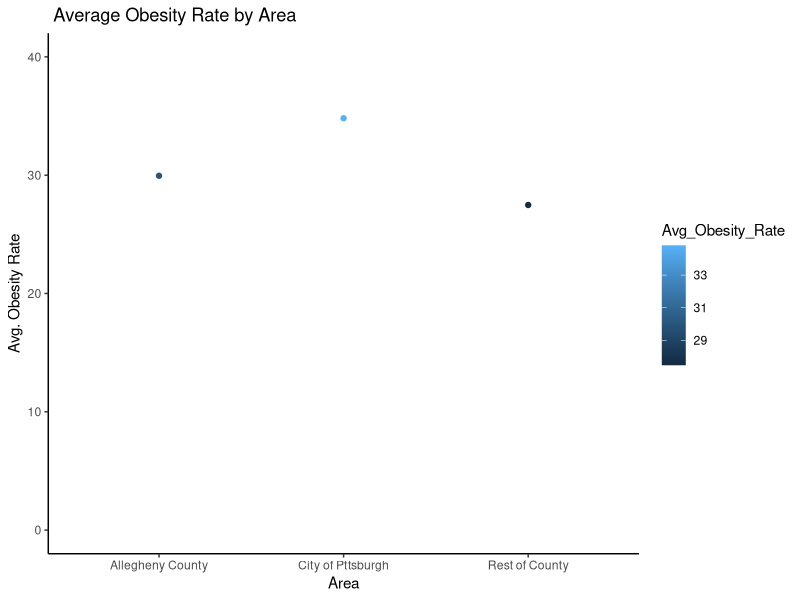
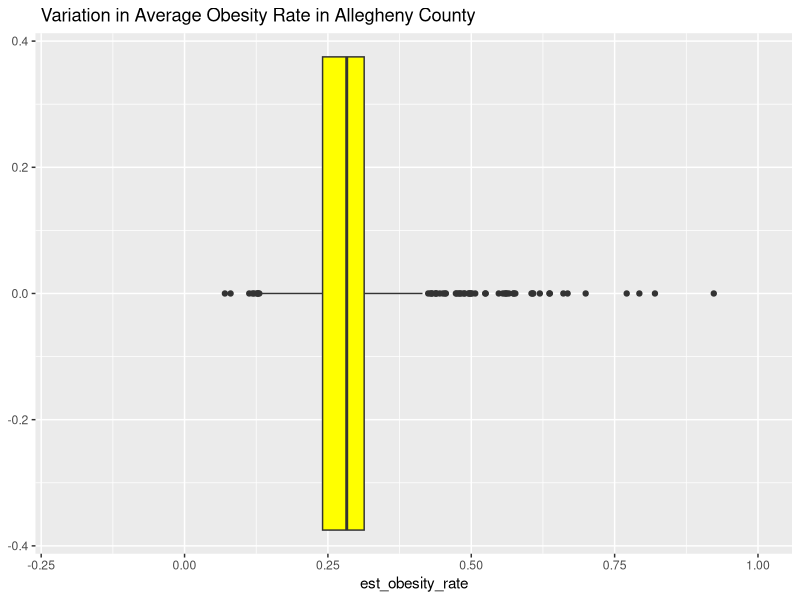
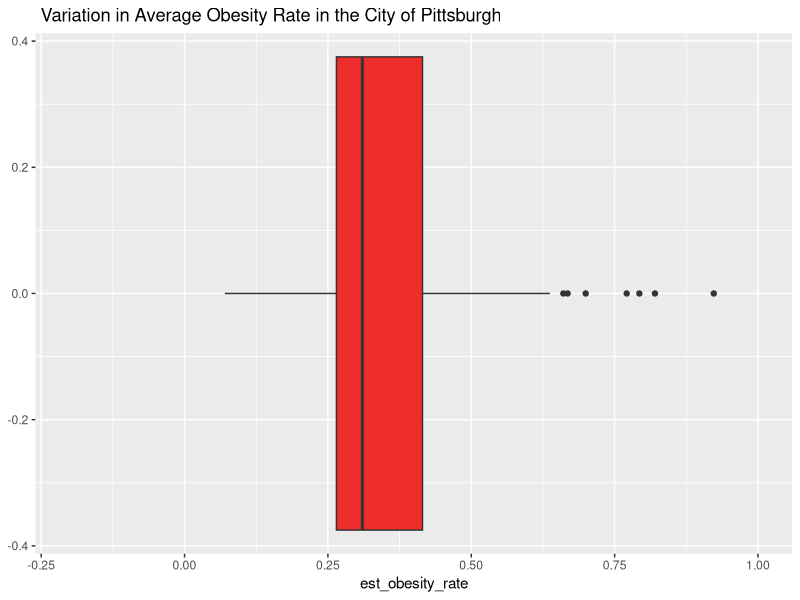
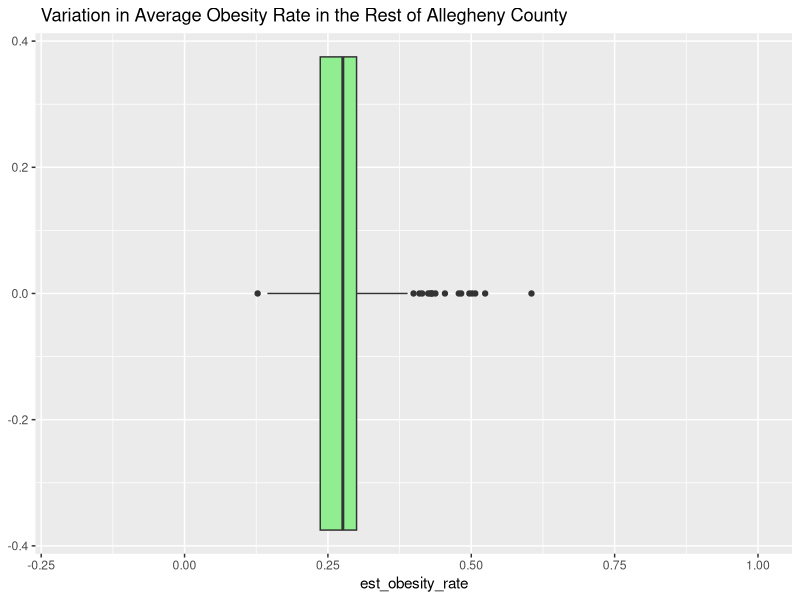
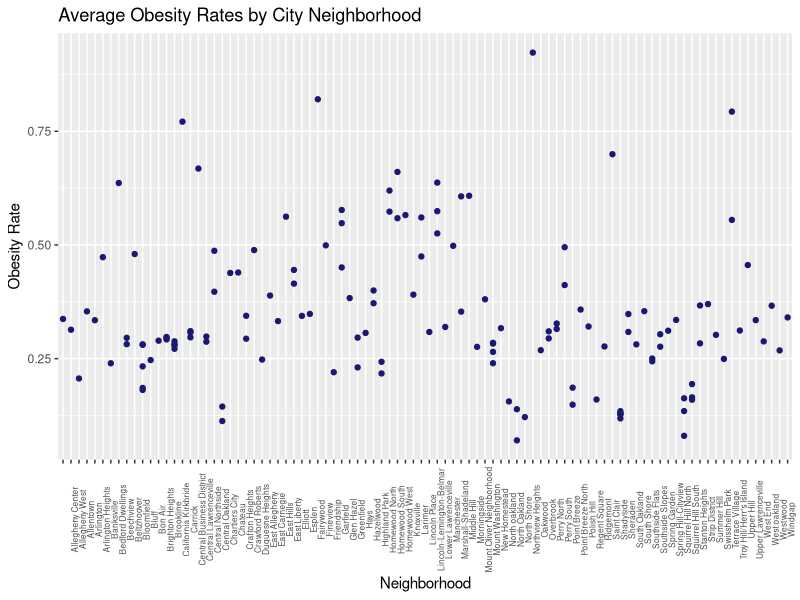
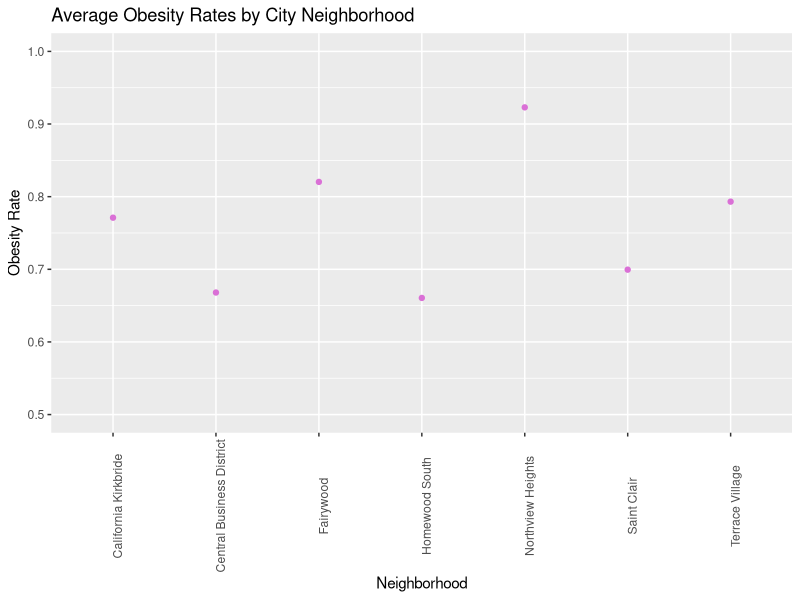

Write the R code that produced these figures, in order.
## ---- chunk 1
knitr::opts_chunk$set(echo = TRUE)
## ---- chunk 2
# import libraries for future use
library(stringr)
library(ggplot2)
## ---- chunk 3

# read in csv 
obesity <- read.csv("obesity_rate.csv", stringsAsFactors=FALSE)
head(obesity)
## ---- chunk 4
obesity_rate <- obesity$est_obesity_rate

# call statistical methods and mulitiply by 100 to get rate
overall_mean <- mean(obesity_rate)*100
overall_median <- median(obesity_rate)*100
overall_max <- max(obesity_rate)*100
overall_min <- min(obesity_rate)*100

cat("The average obesity rate in Allgheny County is: ", overall_mean, "%.", '\n', sep ="")
cat("The median obesity rate in Allegheny Count is ", overall_median, "%.", '\n', sep ="")
cat("The highest obesity rate within the county is ", overall_max, "% while the lowest is ", overall_min, "%.", '\n', sep ="")
## ---- chunk 5

# create a TF vector that searches for rows where Pittsburgh is the municipality
pittsburgh_tf <- str_detect(obesity$municipality, "Pittsburgh")
pitt_df <- obesity[pittsburgh_tf, ] # apply TF vectdor to overall datset

head(pitt_df) # we now have a dataset that's just the city of Pittsburgh 

pitt_obesity <- pitt_df$est_obesity_rate # create vector 

## ---- chunk 6
pitt_mean <- mean(pitt_obesity)*100
pitt_med <- median(pitt_obesity)*100
pitt_max <- max(pitt_obesity)*100
pitt_min <- min(pitt_obesity)*100 

cat("The average obesity rate in Pittsburgh is ", pitt_mean, "%.", '\n', sep ="")
cat("The median obesity rate in Pittsburgh is ", pitt_med, "%.", '\n', sep ="")
cat("The highest obesity rate within the city is ", pitt_max, "%, while the lowest is ", pitt_min, "%.", '\n', sep ="")


## ---- chunk 7

# create a TF vector to filter out all the municipalities outside the city
not_pitt <- obesity$is_pittsburgh == 0

# apply TF vector to dataframe and create new df
rest_of_county <- obesity[not_pitt, ]
head(rest_of_county)

roc_obesity <- rest_of_county$est_obesity_rate
## ---- chunk 8
# run statistics and multiply by 100
roc_mean <- mean(roc_obesity)*100 
roc_med <- median(roc_obesity)*100
roc_max <- max(roc_obesity)*100
roc_min <- min(roc_obesity)*100


cat('WIthin Allegheny County but outside the city of Pittsburgh, the average obesity rate is ', roc_mean, "%.", '\n', sep ="")
cat("The median obesity rate within the rest of the county is ", roc_med, "%.", '\n', sep ="")
cat("The highest obesity rate outside of the city is ", roc_max, "%, while the lowest rate is ", roc_min, "%.", '\n', sep ="")

## ---- chunk 9
# create vector of means
mean_vector <- c(overall_mean, pitt_mean, roc_mean)

areas <- c("Allegheny County", "City of Pttsburgh", "Rest of County")

#create dataframe so that we can plot these values 
mean_df <- df <- data.frame("Area" = areas, "Avg_Obesity_Rate" = mean_vector)

mean_df
## ---- chunk 10
ggplot(data = mean_df, aes(x = Area, y = Avg_Obesity_Rate))+
  geom_point(aes(color = Avg_Obesity_Rate)) +
  ylim(0, 40)+
  labs(title =" Average Obesity Rate by Area", x = "Area", y = "Avg. Obesity Rate")+
  theme_classic()
## ---- chunk 11
# sd(obesity_rate)
# sd(pitt_obesity)
# sd(roc_obesity)

cat("The standard deviation of obesity rates within the entire county is ", sd(obesity_rate), ".", '\n', sep ="")
cat("The standard deviation of obestiy rates within Pittsburgh is ", sd(pitt_obesity), ".", '\n', sep="")
cat('The standard deviation of obesity rates outside the city of Pittsburgh is ', sd(roc_obesity), ".", '\n', sep ="")

## ---- chunk 12
ggplot(data = obesity, aes(x=est_obesity_rate))+
  geom_boxplot(fill = "yellow")+
  labs(title =" Variation in Average Obesity Rate in Allegheny County")+
  xlim(-0.2, 1) # set x axis 
## ---- chunk 13
ggplot(data = pitt_df, aes(x = est_obesity_rate))+
  geom_boxplot(fill = "firebrick2")+
  labs(title =" Variation in Average Obesity Rate in the City of Pittsburgh")+
  xlim(-0.2, 1) # set x axis the same for each graph
## ---- chunk 14
ggplot(data = rest_of_county, aes(x = est_obesity_rate))+
  geom_boxplot(fill = "lightgreen")+
  labs(title =" Variation in Average Obesity Rate in the Rest of Allegheny County")+
  xlim(-0.2, 1) # set x axis the same for each graph

## ---- chunk 15
ggplot(data = pitt_df, aes(x = city_neighborhood, y = est_obesity_rate))+
         geom_point(color = "midnightblue")+
  theme(axis.text.x = element_text(angle = 90, size = 6))+ # change angle and size of text
  labs(title = "Average Obesity Rates by City Neighborhood", x = "Neighborhood", y = "Obesity Rate")
## ---- chunk 16
highest <- pitt_df$est_obesity_rate > 0.65 # create TF vector to filter out obestity rates higher than 65% 

highest_rates <- pitt_df[highest, ] # apply vector to Pittsburgh dataset  
highest_rates # create new df 

## ---- chunk 17
ggplot(data = highest_rates, aes(x = city_neighborhood, y = est_obesity_rate))+
         geom_point(color = "orchid")+ 
  theme(axis.text.x = element_text(angle = 90))+
  labs(title = "Average Obesity Rates by City Neighborhood", x = "Neighborhood", y = "Obesity Rate")+
  ylim(0.5, 1)
## ---- chunk 18
highest_roc <- rest_of_county$est_obesity_rate > 0.65 # create TF vector to filter out obestity rates higher than 65% 

highest_rates_roc <- rest_of_county[highest_roc, ] # apply vector to Pittsburgh dataset  
highest_rates_roc
